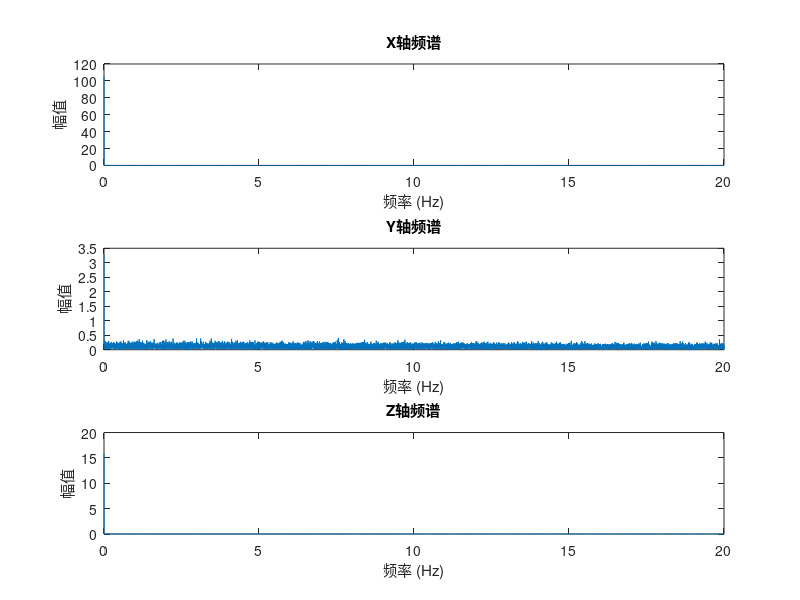
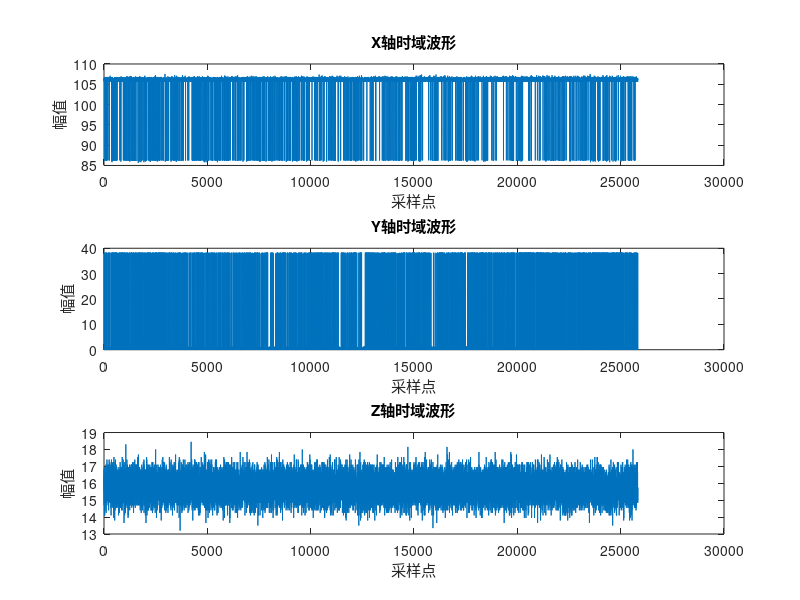

Recreate these plots in MATLAB, in order.
clear;clc;close all;

load("EnvStrayMagSignals.mat")
sensorIndex = 11;

% 提取该传感器的数据
sensorDataSingle = sensorData{sensorIndex}; % 获取第1个传感器的数据
timestamps = sensorDataSingle(:, 1); % 时间戳
x_data = sensorDataSingle(:, 2);    % x轴数据
y_data = sensorDataSingle(:, 3);    % y轴数据
z_data = sensorDataSingle(:, 4);    % z轴数据

% 采样率
fs = 40; % 采样频率 (Hz)

% 对三个轴的数据分别进行FFT
N = length(x_data); % 数据点数
frequencies = (0:N-1) * (fs / N); % 频率轴

% 对x轴数据做FFT
X_fft = fft(x_data);
X_magnitude = abs(X_fft / N); % 计算幅值
X_magnitude = X_magnitude(1:N/2+1); % 取单边频谱
X_magnitude(2:end-1) = 2 * X_magnitude(2:end-1); % 修正幅值

% 对y轴数据做FFT
Y_fft = fft(y_data);
Y_magnitude = abs(Y_fft / N); % 计算幅值
Y_magnitude = Y_magnitude(1:N/2+1); % 取单边频谱
Y_magnitude(2:end-1) = 2 * Y_magnitude(2:end-1); % 修正幅值

% 对z轴数据做FFT
Z_fft = fft(z_data);
Z_magnitude = abs(Z_fft / N); % 计算幅值
Z_magnitude = Z_magnitude(1:N/2+1); % 取单边频谱
Z_magnitude(2:end-1) = 2 * Z_magnitude(2:end-1); % 修正幅值

% 频率轴（单边频谱）
frequencies = frequencies(1:N/2+1);

% 绘制频谱图
figure;
subplot(3, 1, 1);
plot(frequencies, X_magnitude);
title('X轴频谱');
xlabel('频率 (Hz)');
ylabel('幅值');

subplot(3, 1, 2);
plot(frequencies, Y_magnitude);
title('Y轴频谱');
xlabel('频率 (Hz)');
ylabel('幅值');

subplot(3, 1, 3);
plot(frequencies, Z_magnitude);
title('Z轴频谱');
xlabel('频率 (Hz)');
ylabel('幅值');

% 绘制时域波形
figure;
subplot(3, 1, 1);
plot(1:1:length(x_data), x_data);
title('X轴时域波形');
xlabel('采样点');
ylabel('幅值');

subplot(3, 1, 2);
plot(1:1:length(y_data), y_data);
title('Y轴时域波形');
xlabel('采样点');
ylabel('幅值');

subplot(3, 1, 3);
plot(1:1:length(z_data), z_data);
title('Z轴时域波形');
xlabel('采样点');
ylabel('幅值');

